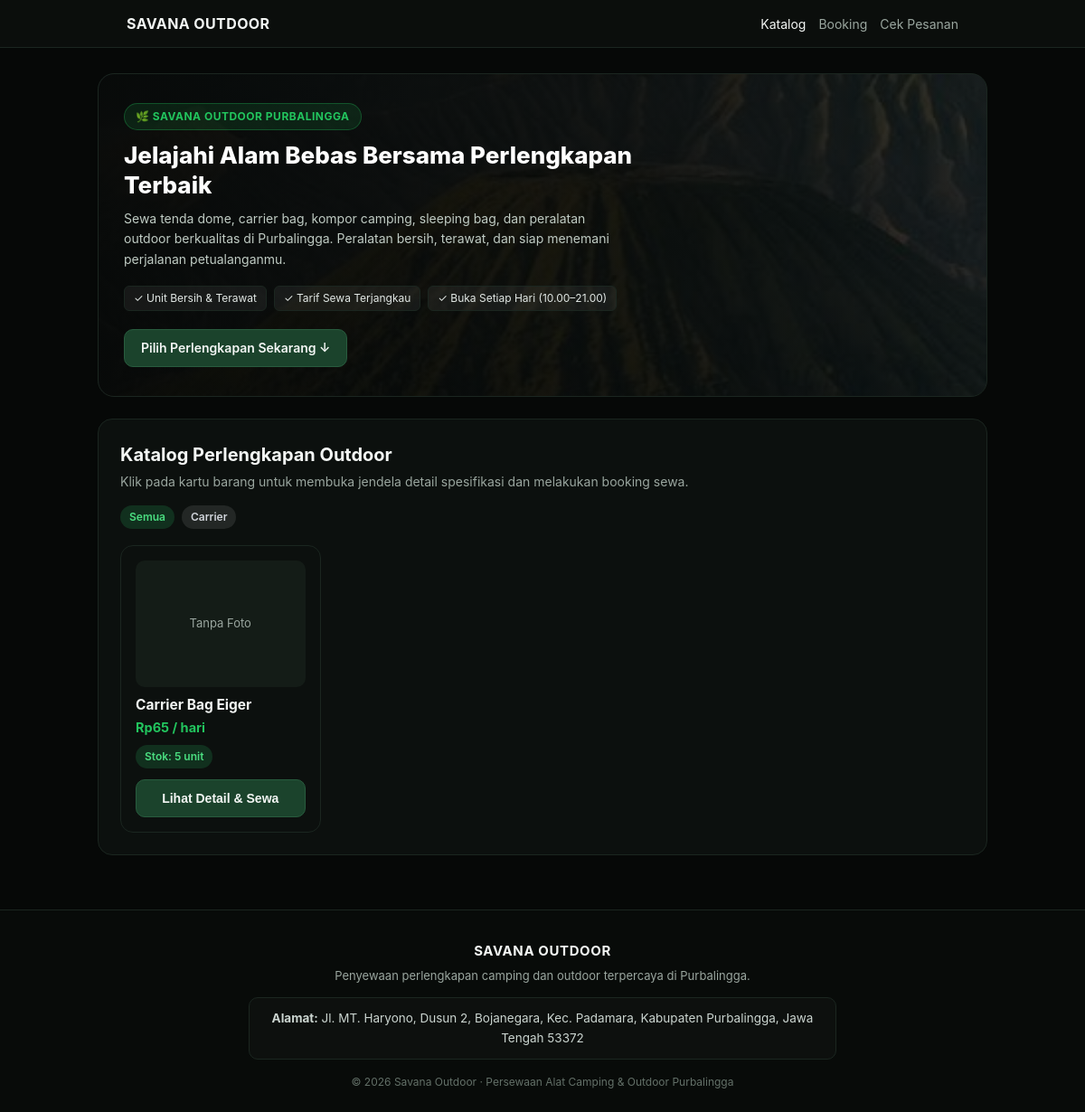
The page / on the database its author committed.
### tables this page shows
CREATE TABLE `kategori_alat` (
  `id_kategori` int(11) NOT NULL,
  `nama_kategori` varchar(100) NOT NULL,
  `deskripsi` text DEFAULT NULL
);

CREATE TABLE `alat` (
  `id_alat` int(11) NOT NULL,
  `id_kategori` int(11) NOT NULL,
  `nama_alat` varchar(100) NOT NULL,
  `deskripsi` text DEFAULT NULL,
  `harga_sewa` decimal(12,2) NOT NULL,
  `stok_total` int(10) UNSIGNED NOT NULL DEFAULT 0,
  `foto_alat` varchar(255) DEFAULT NULL
);

### config/koneksi.php (called while the page is built, shortened)
<?php
function rupiah($angka) {
    return 'Rp' . number_format((float)$angka, 0, ',', '.');
}

### index.php (the view, shortened to what this page needs)
<?php
require_once __DIR__ . '/config/koneksi.php';
include __DIR__ . '/includes/header.php';
$kat_filter = isset($_GET['kategori']) ? (int)$_GET['kategori'] : 0;
$kategoris  = mysqli_query($conn, "SELECT * FROM kategori_alat ORDER BY nama_kategori ASC");
$sql_alat = "SELECT a.*, k.nama_kategori
             FROM alat a
             JOIN kategori_alat k ON a.id_kategori = k.id_kategori";
$sql_alat .= " ORDER BY a.id_alat DESC";
$alats = mysqli_query($conn, $sql_alat);
?>
<div class="container-wide">
    <div class="hero-banner">
        <img src="/savana_outdoor/assets/images/banner_hero.jpg" alt="Savana Outdoor" class="hero-bg-img">
        <div class="hero-overlay"></div>
        <div class="hero-content">
            <span class="hero-badge">🌿 SAVANA OUTDOOR PURBALINGGA</span>
            <h1 class="hero-title">Jelajahi Alam Bebas Bersama Perlengkapan Terbaik</h1>
            <p class="hero-desc">
                Sewa tenda dome, carrier bag, kompor camping, sleeping bag, dan peralatan outdoor berkualitas di Purbalingga. Peralatan bersih, terawat, dan siap menemani perjalanan petualanganmu.
            </p>
            <div class="hero-features">
                <span class="hero-feature-item">✓ Unit Bersih & Terawat</span>
                <span class="hero-feature-item">✓ Tarif Sewa Terjangkau</span>
                <span class="hero-feature-item">✓ Buka Setiap Hari (10.00–21.00)</span>
            </div>
            <a href="#katalogArea" class="btn-primary-green btn-inline">
                Pilih Perlengkapan Sekarang ↓
            </a>
        </div>
    </div>
    <div class="card-shell" id="katalogArea">
        <h2 style="font-size:20px; margin-bottom:4px;">Katalog Perlengkapan Outdoor</h2>
        <p style="color:var(--text-muted); font-size:14px;">Klik pada kartu barang untuk membuka jendela detail spesifikasi dan melakukan booking sewa.</p>
        <div style="margin-top:16px; display:flex; gap:8px; flex-wrap:wrap;">
            <a href="index.php#katalogArea" class="badge <?= $kat_filter === 0 ? 'badge-ok' : 'badge-muted' ?>">Semua</a>
            <?php while ($k = mysqli_fetch_assoc($kategoris)): ?>
                <a href="index.php?kategori=<?= (int)$k['id_kategori'] ?>#katalogArea" class="badge <?= $kat_filter === (int)$k['id_kategori'] ? 'badge-ok' : 'badge-muted' ?>">
                    <?= htmlspecialchars($k['nama_kategori']) ?>
                </a>
            <?php endwhile; ?>
        </div>
        <div class="grid-cards">
            <?php if ($alats && mysqli_num_rows($alats) > 0): ?>
                <?php while ($row = mysqli_fetch_assoc($alats)): ?>
                    <?php
                    $id_alat_item = (int)$row['id_alat'];
                    $stok_item    = (int)$row['stok_total'];
                    $is_habis     = ($stok_item <= 0);
                    $foto_src     = !empty($row['foto_alat']) ? '/savana_outdoor/assets/uploads/alat/' . htmlspecialchars($row['foto_alat']) : '';
                    ?>
                    <div class="item-card <?= $is_habis ? 'item-habis' : 'item-trigger' ?>"
                         data-id="<?= $id_alat_item ?>"
                         data-nama="<?= htmlspecialchars($row['nama_alat']) ?>"
                         data-kategori="<?= htmlspecialchars($row['nama_kategori']) ?>"
                         data-harga="<?= rupiah($row['harga_sewa']) ?>"
                         data-stok="<?= $stok_item ?>"
                         data-deskripsi="<?= htmlspecialchars($row['deskripsi'] ?? '') ?>"
                         data-foto="<?= $foto_src ?>">
                        <div>
                            <?php if ($foto_src !== ''): ?>
                                <img src="<?= $foto_src ?>" alt="<?= htmlspecialchars($row['nama_alat']) ?>" style="width:100%; height:140px; object-fit:cover; border-radius:10px; margin-bottom:10px;">
                            <?php else: ?>
                                <div style="width:100%; height:140px; background:#141c17; border-radius:10px; display:flex; align-items:center; justify-content:center; color:var(--text-muted); font-size:13px; margin-bottom:10px;">
                                    Tanpa Foto
                                </div>
                            <?php endif; ?>
                            <div style="font-weight:700; font-size:15.5px; line-height:1.3; color:var(--text-main);"><?= htmlspecialchars($row['nama_alat']) ?></div>
                            <div style="color:var(--green-accent); font-weight:700; font-size:14.5px; margin-top:4px;"><?= rupiah($row['harga_sewa']) ?> / hari</div>
                            <div class="card-stok">
                                <?php if ($is_habis): ?>
                                    <span class="badge badge-danger">Habis</span>
                                <?php else: ?>
                                    <span class="badge badge-ok">Stok: <?= $stok_item ?> unit</span>
                                <?php endif; ?>
                            </div>
                        </div>
                        <?php if ($is_habis): ?>
                            <button type="button" class="btn-primary-green btn-block" disabled>
                                Stok Habis
                            </button>
                        <?php else: ?>
                            <button type="button" class="btn-primary-green btn-block">
                                Lihat Detail & Sewa
                            </button>
                        <?php endif; ?>
                    </div>
                <?php endwhile; ?>
            <?php else: ?>
                <div style="grid-column: 1 / -1; padding: 30px; text-align: center; color: var(--text-muted);">
                    Belum ada perlengkapan yang tersedia pada kategori ini.
                </div>
            <?php endif; ?>
        </div>
    </div>
</div>
<?php include __DIR__ . '/includes/footer.php'; ?>

### assets/css/style.css (style rules this page uses)
:root { --bg-main: #060807; --bg-card: #0c100e; --bg-input: #090d0b; --border-subtle: #1b2620; --green-banner: #184229; --green-btn: #1b432c; --green-btn-hover: #225438; --green-accent: #22c55e; --text-main: #f3f6f4; --text-muted: #9aa69f; --danger-bg: #3b1418; --danger-text: #f87171; --warn-bg: #3b2611; --warn-text: #fb923c; --info-bg: #13293d; --info-text: #60a5fa; --ok-bg: #11301e; --ok-text: #4ade80; }
* { box-sizing: border-box; margin: 0; padding: 0; }
body { background-color: var(--bg-main); color: var(--text-main); font-family: -apple-system, BlinkMacSystemFont, "Segoe UI", Roboto, Inter, sans-serif; line-height: 1.5; min-height: 100vh; }
a { color: inherit; text-decoration: none; }
.container-wide { max-width: 1020px; margin: 28px auto 60px; padding: 0 18px; }
.card-shell { background: var(--bg-card); border: 1px solid var(--border-subtle); border-radius: 16px; overflow: hidden; padding: 24px; }
.btn-primary-green, .btn-outline-green, .btn-danger, .btn-muted, .btn-wa { display: inline-flex; align-items: center; justify-content: center; text-align: center; height: 42px; min-height: 42px; padding: 0 18px; font-size: 14px; font-weight: 600; border-radius: 10px; box-sizing: border-box; cursor: pointer; text-decoration: none; transition: all 0.15s ease; line-height: 1.2; border: 1px solid transparent; }
.btn-primary-green { width: 100%; background: var(--green-btn); border-color: #285c3e; color: var(--text-main); }
.btn-inline { width: auto !important; }
.badge { display: inline-block; padding: 4px 10px; border-radius: 999px; font-size: 12px; font-weight: 600; }
.badge-ok { background: var(--ok-bg); color: var(--ok-text); }
.badge-muted { background: #232725; color: #d1d5db; }
.grid-cards { display: grid; grid-template-columns: repeat(auto-fill, minmax(220px, 1fr)); gap: 16px; margin-top: 18px; }
.item-card { background: var(--bg-card); border: 1px solid var(--border-subtle); border-radius: 14px; padding: 16px; display: flex; flex-direction: column; justify-content: space-between; gap: 12px; cursor: pointer; transition: transform 0.15s ease, border-color 0.15s ease; }
.hero-banner { position: relative; border-radius: 18px; overflow: hidden; margin-bottom: 24px; border: 1px solid var(--border-subtle); min-height: 280px; display: flex; align-items: center; background: #0c100e; }
.hero-bg-img { position: absolute; top: 0; left: 0; right: 0; bottom: 0; width: 100%; height: 100%; object-fit: cover; opacity: 0.38; }
.hero-overlay { position: absolute; top: 0; left: 0; right: 0; bottom: 0; background: linear-gradient(90deg, rgba(6, 8, 7, 0.94) 0%, rgba(6, 8, 7, 0.75) 60%, rgba(6, 8, 7, 0.45) 100%); }
.hero-content { position: relative; z-index: 2; padding: 32px 28px; max-width: 620px; }
.hero-badge { display: inline-flex; align-items: center; gap: 6px; background: rgba(34, 197, 94, 0.12); border: 1px solid rgba(34, 197, 94, 0.3); color: var(--green-accent); padding: 5px 12px; border-radius: 999px; font-size: 12px; font-weight: 700; letter-spacing: 0.5px; margin-bottom: 12px; }
.hero-title { font-size: 26px; font-weight: 800; line-height: 1.25; color: #ffffff; margin-bottom: 10px; }
.hero-desc { color: #c0ccc4; font-size: 14px; line-height: 1.6; margin-bottom: 18px; }
.hero-features { display: flex; flex-wrap: wrap; gap: 8px; margin-bottom: 20px; }
.hero-feature-item { font-size: 12px; color: #e2e8e5; background: rgba(255, 255, 255, 0.06); border: 1px solid var(--border-subtle); padding: 4px 10px; border-radius: 6px; }
.card-stok { margin-top: 8px; font-size: 12.5px; }

### rows shown on the page
kategori_alat: nama_kategori "Carrier"
alat: shows "Tanpa Foto", nama_alat "Carrier Bag Eiger", harga_sewa "Rp65", stok_total "5", shows "Lihat Detail & Sewa"
